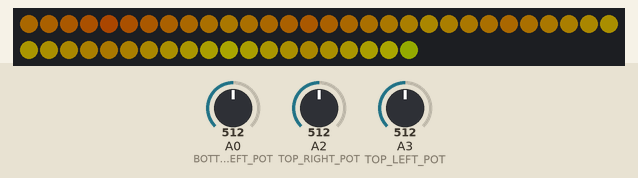
Recording of a sketch running on a simulated Arduino Uno, built with avr-gcc and run on an emulated ATmega328P. On the bench: 50 RGB LEDs in strip order, left to right, continuing on the next row. The test bench sets the inputs (shaded band); at power-on: A0 (BOTTOM_LEFT_POT) = 512, A3 (TOP_LEFT_POT) = 512, A2 (TOP_RIGHT_POT) = 512. Dim RGB values are drawn brighter than linear.

Above: at 1.2 s.
1.3 s: A0 (BOTTOM_LEFT_POT) set to 504
At 2.06 s:
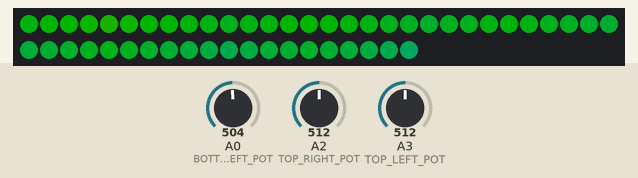
3.7 s: A3 (TOP_LEFT_POT) set to 54
At 5.1 s:
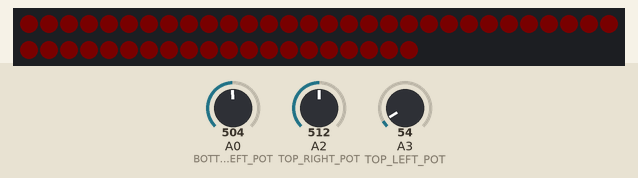
5.6 s: A2 (TOP_RIGHT_POT) set to 524
At 6.23 s:
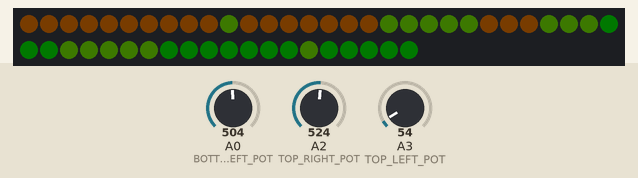
7.2 s: A2 (TOP_RIGHT_POT) set to 122
At 9.0 s:
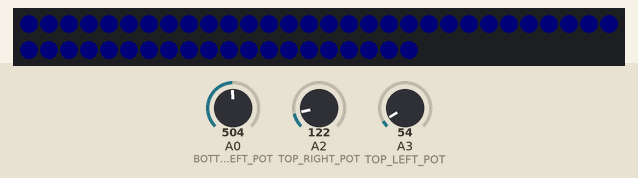
9.9 s: A2 (TOP_RIGHT_POT) set to 900
11.5 s: A3 (TOP_LEFT_POT) set to 74
At 11.63 s:
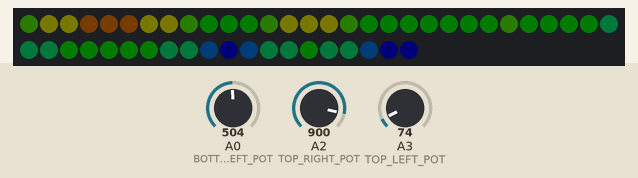

The sketch:

rainbow_v2.ino
```cpp
#include "FastLED.h"

#define NUM_LEDS 50
#define Y_LENGTH 5
#define X_LENGTH 10
#define DATA_PIN 11
#define TOP_LEFT_POT 3
#define TOP_RIGHT_POT 2
#define BOTTOM_LEFT_POT 0
#define INTERVAL 8

#define MIN_BRIGHTNESS 2

CRGB linearLeds[NUM_LEDS];
CHSV leds[Y_LENGTH][X_LENGTH];
uint16_t frameCounter = 0;

byte speedFactor = 1;
byte spread  = 10;

void setup() {
  FastLED.addLeds<P9813, RGB>(linearLeds, NUM_LEDS);
  //FastLED.setCorrection(LEDColorCorrection::TypicalSMD5050);
}

void loop() {
  FastLED.show();

  setBrightness();
  setSpeed();
  setSpread();

  frameCounter++;
  //rotatingRainbow();
  sweepingRainbow();
  transfer2dPixelsToLinear();

  FastLED.delay(INTERVAL);
}

void setBrightness() {
  float rawDitheredBrightness = analogRead(TOP_LEFT_POT) / 1023.0;
  byte ditheredBrightness = MIN_BRIGHTNESS + (pow(rawDitheredBrightness, 2) * (255.0 - MIN_BRIGHTNESS));
  FastLED.setBrightness(ditheredBrightness);
}

void setSpeed() {
  speedFactor = analogRead(BOTTOM_LEFT_POT) / 256;
  speedFactor = pow(2, speedFactor);
}

void setSpread() {
  byte step = analogRead(TOP_RIGHT_POT) / 171;
  switch(step) {
    case 0:
      spread = 1;
      break;
    case 1:
      spread = 2;
      break;
    case 2:
      spread = 3;
      break;
    case 3:
      spread = 5;
      break;
    case 4:
      spread = 7;
      break;
    case 5:
      spread = 10;
      break;
  }
}

void sweepingRainbow() {
  uint8_t startHue = (frameCounter % (256 * speedFactor)) / speedFactor;
  for (uint8_t y = 0; y < Y_LENGTH; y++) {
    uint8_t thisStartHue = startHue + (spread * y);
    fill_rainbow(leds[y], X_LENGTH, thisStartHue, spread);
  }
}

void rotatingRainbow() {
  uint8_t angle = (frameCounter % 1024) / 4;
  uint8_t startHue = (frameCounter % 512) / 2;
  uint8_t deltaDivisor = 8;
  /*startHue = 0;*/
  uint8_t xHueDelta = triwave8(angle); // why the F triwave works better, i'm not sure.
  /*xHueDelta = 0;*/
  uint8_t yHueDelta = triwave8(angle) + 128;
  /*yHueDelta = 0;*/

  // i'm sure when someone tells me the easier way to do this i'll be embarassed
  if (yHueDelta >= 128) {
    yHueDelta = 255 - yHueDelta;
  }
  yHueDelta /= deltaDivisor;

  if (xHueDelta >= 128) {
    xHueDelta = 255 - xHueDelta;
  }
  xHueDelta /= deltaDivisor;

  CHSV rowStartColors[Y_LENGTH];

  if (angle >= 64 && angle <= 191) {
    fill_rainbow(rowStartColors, Y_LENGTH, startHue, yHueDelta);
  } else {
    CHSV columnToReverse[Y_LENGTH];
    fill_rainbow(columnToReverse, Y_LENGTH, startHue, yHueDelta);
    for (uint8_t i = 0; i < Y_LENGTH; i++) {
      rowStartColors[Y_LENGTH - 1 - i] = columnToReverse[i];
    }
  }

  for (int y = 0; y < Y_LENGTH; y++) {
    CHSV rowStartColor = rowStartColors[y];

    if (angle <= 127) {
      fill_rainbow(leds[y], X_LENGTH, rowStartColor.hue, xHueDelta);
    } else {
      CHSV rowToReverse[X_LENGTH];
      fill_rainbow(rowToReverse, X_LENGTH, rowStartColor.hue, xHueDelta);
      for (uint8_t i = 0; i < X_LENGTH; i++) {
        leds[y][X_LENGTH - 1 - i] = rowToReverse[i];
      }
    }
  }
}


// based on my light jacket's LED arrangement
void transfer2dPixelsToLinear() {

  for (byte y = 0; y < Y_LENGTH; y++) {
    linearLeds[4 - y] = leds[y][0];
    linearLeds[5 + y] = leds[y][1];

    linearLeds[14 - y] = leds[y][2];
    linearLeds[15 + y] = leds[y][3];

    linearLeds[24 - y] = leds[y][4];
    linearLeds[25 + y] = leds[y][5];

    linearLeds[34 - y] = leds[y][6];
    linearLeds[35 + y] = leds[y][7];

    linearLeds[44 - y] = leds[y][8];
    linearLeds[45 + y] = leds[y][9];
  }
}
```

Measured:
- the behaviour switches between 512 and 511 on A0 (BOTTOM_LEFT_POT) (found by bisection; images 0 and 1)
- the behaviour switches between 512 and 513 on A2 (TOP_RIGHT_POT) (found by bisection; images 2 and 3)
- after the input at 3.7 s, the LEDs: first change at once (image 2 shows a later state)
- after the input at 7.2 s, the LEDs: first change at once (image 4 shows a later state)
- after the input at 11.5 s, the LEDs: first change at once (image 5 shows a later state)
